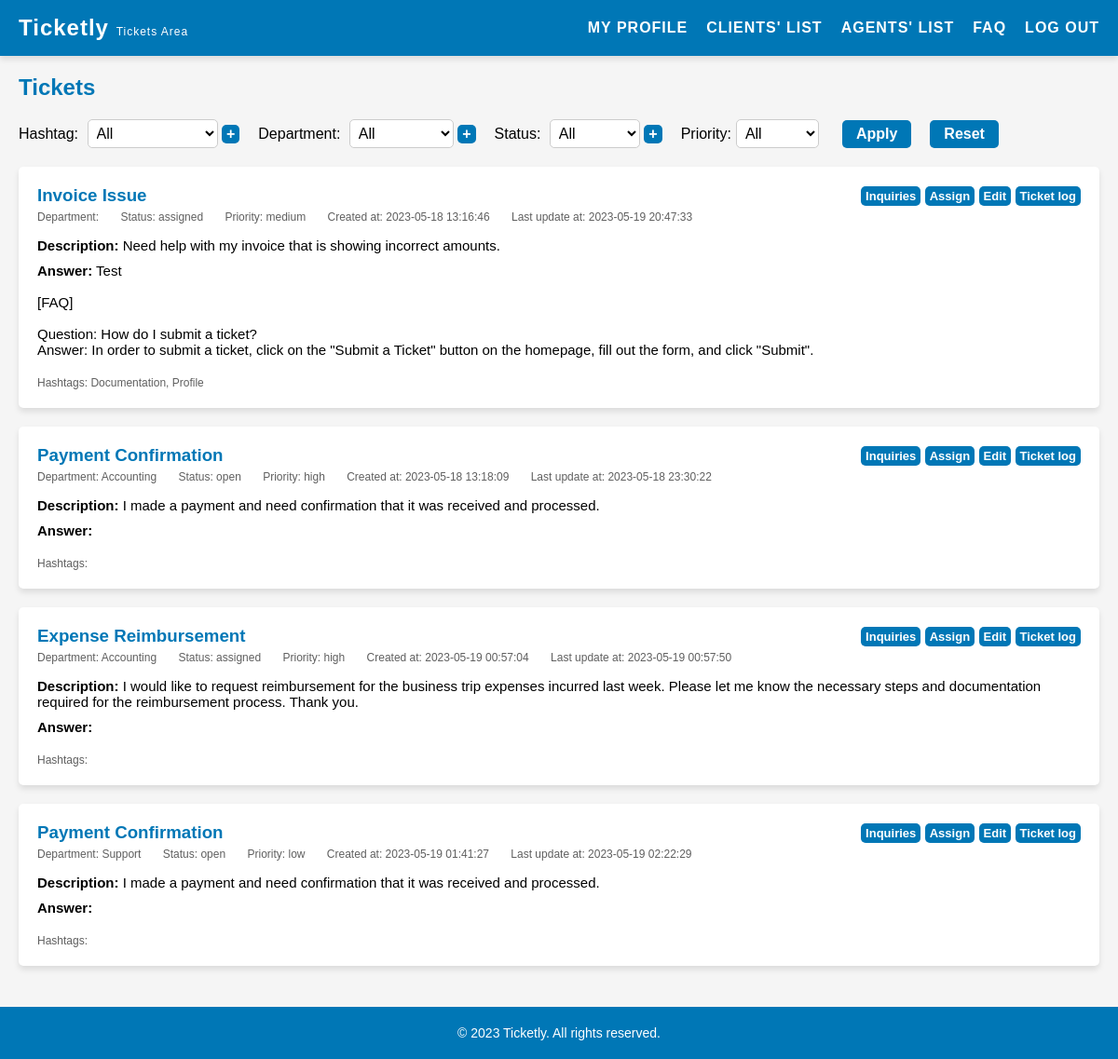
Before: /pages/tickets.php (signed in) with the older database file.
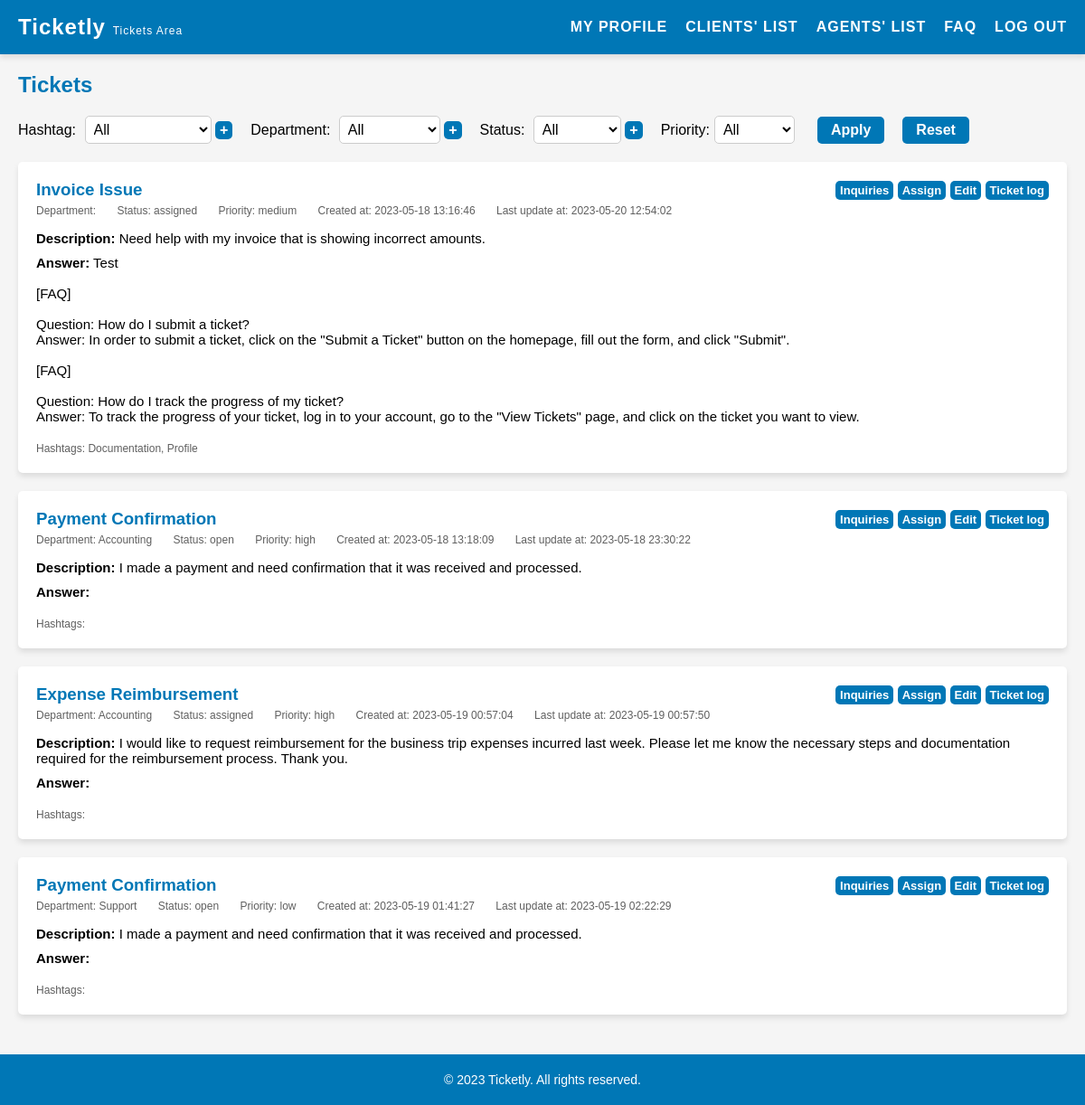
After: the same page with the newer database file.
### tables this page shows
CREATE TABLE "tickets" (
    id INTEGER PRIMARY KEY AUTOINCREMENT,
    title VARCHAR(255) NOT NULL,
    description TEXT NOT NULL,
    answer TEXT,
    client_id INTEGER NOT NULL,
    agent_id INTEGER,
    priority VARCHAR(10) NOT NULL DEFAULT 'medium' CHECK (priority IN ('low', 'medium', 'high')),
    created_at DATETIME NOT NULL,
    updated_at DATETIME NOT NULL,
    department_id INTEGER,
    status_id INTEGER NOT NULL DEFAULT 1,
    FOREIGN KEY(status_id) REFERENCES status(id),
    FOREIGN KEY(client_id) REFERENCES users(id),
    FOREIGN KEY(agent_id) REFERENCES users(id),
    FOREIGN KEY(department_id) REFERENCES departments(id)
);

CREATE TABLE status (
    id INTEGER PRIMARY KEY AUTOINCREMENT,
    name VARCHAR(255) NOT NULL UNIQUE
);

### pages/tickets.php (called while the page is built, shortened)
<?php
    require_once(__DIR__ . '/../utils/session.php');
    $session = new Session();
    require_once(__DIR__ . '/../templates/tickets.tpl.php');
    drawTickets($session);
?>

### database/ticketHashtags.class.php (called while the page is built, shortened)
<?php
    class TicketHashtags {
        public function __construct(int $ticketId, int $hashtagId) {
            $this->hashtagId = $hashtagId;
        }
    }
    function getTicketHashtags(PDO $db, int $ticketId): array {
        $stmt = $db->prepare('SELECT * FROM ticket_hashtags WHERE ticket_id = :ticketId');
        $stmt->bindValue(':ticketId', $ticketId, PDO::PARAM_INT);
        $stmt->execute();
        $ticketHashtags = [];
        while ($row = $stmt->fetch(PDO::FETCH_ASSOC)) {
            $ticketHashtags[] = new TicketHashtags(
                (int) $row['ticket_id'],
                (int) $row['hashtag_id']
            );
        }
        return $ticketHashtags;
    }
?>

### database/hashtags.class.php (called while the page is built, shortened)
<?php
    function getHashtagsNameById(PDO $db, int $id): string {
        $stmt = $db->prepare('SELECT name FROM hashtags WHERE id = :id');
        $stmt->bindValue(':id', $id, PDO::PARAM_INT);
        $stmt->execute();
        $row = $stmt->fetch(PDO::FETCH_ASSOC);
        if ($row) {
            return $row['name'];
        }
        return '';
    }
?>

### database/status.class.php (called while the page is built, shortened)
<?php
    function getStatusNameById(PDO $db, int $id): string {
        $stmt = $db->prepare('SELECT name FROM status WHERE id = :id');
        $stmt->bindValue(':id', $id, PDO::PARAM_INT);
        $stmt->execute();
        $row = $stmt->fetch(PDO::FETCH_ASSOC);
        if ($row) {
            return $row['name'];
        }
        return '';
    }
?>

### utils/session.php (called while the page is built, shortened)
<?php class Session {
    public function __construct() {
        $this->role = $_SESSION['role'] ?? '';
    }
} ?>

### templates/tickets.tpl.php (the view, shortened to what the changed rows need)
<?php function drawTickets(Session $session) {
    require_once __DIR__ . '/../database/tickets.class.php';
    require_once __DIR__ . '/../database/connection.db.php';
    require_once __DIR__ . '/../database/status.class.php';
    require_once __DIR__ . '/../database/hashtags.class.php';
    require_once __DIR__ . '/../database/ticketHashtags.class.php';
    $clientId = $session->getId();
    $db = getDatabaseConnection();
    if ($session->role !== 'client'){
        $stmt = $db->prepare('SELECT * FROM tickets');
        $stmt->execute();
        $tickets = $stmt->fetchAll(PDO::FETCH_ASSOC);
    } else {
        $stmt = $db->prepare('SELECT * FROM tickets WHERE client_id = ?');
        $stmt->execute([$clientId]);
        $tickets = $stmt->fetchAll(PDO::FETCH_ASSOC);
    }
    ?>
    <!DOCTYPE html>
    <html>
    <head>
    <link rel="stylesheet" href="../style/tickets.css">
    </head>
    <body>
    <?php include '../templates/header.tpl.php';?>
    <main>
        <section id="my-tickets">
        <h2>Tickets</h2>
        <div class="ticket-container">
            <?php foreach ($tickets as $ticket) { ?>
                <?php
                    $ticketHashtags = getTicketHashtags($db, (int)$ticket['id']);
                    $hashtagCount = count($ticketHashtags);
                    $hashtagString = '';
                    foreach ($ticketHashtags as $index => $hashtag) {
                        $hashtagName = getHashtagsNameById($db, $hashtag->hashtagId);
                        $hashtagString .= $hashtagName;
                        if ($index < $hashtagCount - 1) {
                            $hashtagString .= ', ';
                        }
                    }
                ?>
                <div class="ticket" data-department="<?= $ticket['department_id'] ?>" data-status="<?= $ticket['status_id'] ?>" data-priority="<?= $ticket['priority'] ?>" data-hashtags="<?= $hashtagString ?>">
                    <div class="ticket-top">
                        <h3 class="ticket-subject"><?= $ticket['title'] ?></h3>
                        <div class="edit-buttons">
                            <a href="inquiries.php?id=<?= $ticket['id'] ?>" class="edit-button">Inquiries</a>
                            <a href="assignTicket.php?id=<?= $ticket['id'] ?>" class="edit-button">Assign</a>
                            <a href="editTicket.php?id=<?= $ticket['id'] ?>" class="edit-button">Edit</a>
                            <a href="ticketLog.php?id=<?= $ticket['id'] ?>" class="edit-button">Ticket log</a>
                        </div>
                    </div>
                    <div class="ticket-info">
                        <span class="ticket-department">Department: <?= getDepartmentsNameById($db, $ticket['department_id']) ?></span>
                        <span class="ticket-status">Status: <?= getStatusNameById($db, $ticket['status_id']) ?></span>
                        <?php if ($session->role !== 'client') : ?>
                            <span class="ticket-priority">Priority: <?= $ticket['priority'] ?></span>
                        <?php endif; ?>
                        <span class="ticket-createdAt">Created at: <?= $ticket['created_at'] ?></span>
                        <span class="ticket-updatedAt">Last update at: <?= $ticket['updated_at'] ?></span>
                    </div>
                    <div class="ticket-details">
                        <p class="ticket-summary"><strong>Description:</strong> <?= nl2br(htmlspecialchars($ticket['description'])) ?></p>
                        <p class="ticket-answer"><strong>Answer:</strong> <?= nl2br(htmlspecialchars($ticket['answer'])) ?></p>
                    </div>
                    <?php if ($session->role !== 'client') : ?>
                        <div class="ticket-info">
                            <span class="ticket-hashtags">Hashtags:
                                <?php
                                    $ticketHashtags = getTicketHashtags($db, $ticket['id']);
                                    $hashtagCount = count($ticketHashtags);
                                    foreach ($ticketHashtags as $index => $hashtag) {
                                        $hashtagName = getHashtagsNameById($db, $hashtag->hashtagId);
                                        echo $hashtagName;
                                        if ($index < $hashtagCount - 1) {
                                            echo ', ';
                                        }
                                    }
                                ?>
                            </span>
                        </div>
                    <?php endif; ?>
                </div>
            <?php } ?>
            </section>
    </main>
    <?php include '../templates/footer.tpl.php';?>
    </body>
    </html>
<?php } ?>

Changed rows visible on the page:
changed tickets "Invoice Issue": updated_at "2023-05-19 20:47:33" → "2023-05-20 12:54:02"; answer "…form, and click \"Submit\"." → "…form, and click \"Submit\". [FAQ] Question: How do I track the progress of my ticket? Answer: To track the progress of your ticket, log in to your account, go to the \"View Tickets\" page, and click on the ticket you want to view."
